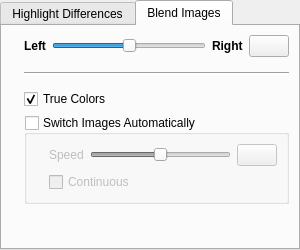
<?xml version="1.0" encoding="UTF-8"?>
<ui version="4.0">
 <class>ComparisonSettings</class>
 <widget class="QWidget" name="ComparisonSettings">
  <property name="geometry">
   <rect>
    <x>0</x>
    <y>0</y>
    <width>300</width>
    <height>250</height>
   </rect>
  </property>
  <property name="sizePolicy">
   <sizepolicy hsizetype="Preferred" vsizetype="Minimum">
    <horstretch>0</horstretch>
    <verstretch>0</verstretch>
   </sizepolicy>
  </property>
  <property name="minimumSize">
   <size>
    <width>300</width>
    <height>250</height>
   </size>
  </property>
  <property name="windowTitle">
   <string>Form</string>
  </property>
  <layout class="QHBoxLayout" name="horizontalLayout">
   <property name="leftMargin">
    <number>0</number>
   </property>
   <property name="topMargin">
    <number>0</number>
   </property>
   <property name="rightMargin">
    <number>0</number>
   </property>
   <property name="bottomMargin">
    <number>0</number>
   </property>
   <item>
    <widget class="QTabWidget" name="comparisonMode">
     <property name="currentIndex">
      <number>1</number>
     </property>
     <property name="elideMode">
      <enum>Qt::ElideRight</enum>
     </property>
     <widget class="QWidget" name="comparisonModeHighlightDifferences">
      <attribute name="icon">
       <iconset theme="comparison-mode-differences">
        <normaloff>.</normaloff>.</iconset>
      </attribute>
      <attribute name="title">
       <string>Highlight Differences</string>
      </attribute>
      <attribute name="toolTip">
       <string>Highlight Differences</string>
      </attribute>
      <layout class="QGridLayout" name="gridLayout">
       <item row="0" column="1" rowspan="2" colspan="2">
        <widget class="QGroupBox" name="differenceToleranceEnabled">
         <property name="title">
          <string>Tolerance</string>
         </property>
         <property name="checkable">
          <bool>true</bool>
         </property>
         <property name="checked">
          <bool>false</bool>
         </property>
         <layout class="QGridLayout" name="gridLayout_4">
          <item row="0" column="1">
           <widget class="QLabel" name="differenceToleranceLabel">
            <property name="minimumSize">
             <size>
              <width>35</width>
              <height>0</height>
             </size>
            </property>
            <property name="text">
             <string>0</string>
            </property>
            <property name="alignment">
             <set>Qt::AlignRight|Qt::AlignTrailing|Qt::AlignVCenter</set>
            </property>
           </widget>
          </item>
          <item row="0" column="0">
           <widget class="QSlider" name="differenceTolerance">
            <property name="maximum">
             <number>255</number>
            </property>
            <property name="value">
             <number>10</number>
            </property>
            <property name="orientation">
             <enum>Qt::Horizontal</enum>
            </property>
           </widget>
          </item>
          <item row="1" column="0" colspan="2">
           <widget class="QCheckBox" name="showMinorDifferences">
            <property name="text">
             <string>Show Minor Differences</string>
            </property>
            <property name="checked">
             <bool>true</bool>
            </property>
           </widget>
          </item>
         </layout>
        </widget>
       </item>
       <item row="0" column="0">
        <widget class="QLabel" name="label_9">
         <property name="maximumSize">
          <size>
           <width>16</width>
           <height>16</height>
          </size>
         </property>
         <property name="pixmap">
          <pixmap resource="../../external/icons.qrc">:/icons/icons/tolerance.svg</pixmap>
         </property>
         <property name="scaledContents">
          <bool>true</bool>
         </property>
        </widget>
       </item>
       <item row="4" column="0" colspan="3">
        <spacer name="verticalSpacer">
         <property name="orientation">
          <enum>Qt::Vertical</enum>
         </property>
         <property name="sizeType">
          <enum>QSizePolicy::MinimumExpanding</enum>
         </property>
         <property name="sizeHint" stdset="0">
          <size>
           <width>0</width>
           <height>0</height>
          </size>
         </property>
        </spacer>
       </item>
      </layout>
     </widget>
     <widget class="QWidget" name="comparisonModeBlendImages">
      <attribute name="icon">
       <iconset theme="comparison-mode-blend">
        <normaloff>.</normaloff>.</iconset>
      </attribute>
      <attribute name="title">
       <string>Blend Images</string>
      </attribute>
      <attribute name="toolTip">
       <string>Blend Images</string>
      </attribute>
      <layout class="QGridLayout" name="gridLayout_2">
       <item row="3" column="1" rowspan="2" colspan="4">
        <widget class="QGroupBox" name="blendSwitchAutomatically">
         <property name="title">
          <string>Switch Images Automatically</string>
         </property>
         <property name="checkable">
          <bool>true</bool>
         </property>
         <property name="checked">
          <bool>false</bool>
         </property>
         <layout class="QGridLayout" name="gridLayout_3">
          <item row="0" column="1">
           <widget class="QLabel" name="label">
            <property name="text">
             <string>Speed</string>
            </property>
           </widget>
          </item>
          <item row="0" column="3">
           <widget class="QPushButton" name="resetBlendSpeed">
            <property name="toolTip">
             <string>Reset Speed</string>
            </property>
            <property name="icon">
             <iconset theme="undo">
              <normaloff>.</normaloff>.</iconset>
            </property>
           </widget>
          </item>
          <item row="1" column="1" colspan="3">
           <widget class="QCheckBox" name="blendSwitchContinuous">
            <property name="text">
             <string>Continuous</string>
            </property>
           </widget>
          </item>
          <item row="0" column="2">
           <widget class="QSlider" name="blendSwitchSpeed">
            <property name="maximum">
             <number>100</number>
            </property>
            <property name="value">
             <number>50</number>
            </property>
            <property name="orientation">
             <enum>Qt::Horizontal</enum>
            </property>
           </widget>
          </item>
          <item row="0" column="0">
           <widget class="QLabel" name="label_5">
            <property name="maximumSize">
             <size>
              <width>16</width>
              <height>16</height>
             </size>
            </property>
            <property name="pixmap">
             <pixmap resource="../../external/icons.qrc">:/icons/icons/clock-speed.svg</pixmap>
            </property>
            <property name="scaledContents">
             <bool>true</bool>
            </property>
           </widget>
          </item>
          <item row="1" column="0">
           <widget class="QLabel" name="label_6">
            <property name="maximumSize">
             <size>
              <width>16</width>
              <height>16</height>
             </size>
            </property>
            <property name="pixmap">
             <pixmap resource="../../external/icons.qrc">:/icons/icons/triangle-wave.svg</pixmap>
            </property>
            <property name="scaledContents">
             <bool>true</bool>
            </property>
           </widget>
          </item>
         </layout>
        </widget>
       </item>
       <item row="0" column="4">
        <widget class="QPushButton" name="resetBlendPosition">
         <property name="toolTip">
          <string>Reset Blending Position</string>
         </property>
         <property name="icon">
          <iconset theme="undo">
           <normaloff>.</normaloff>.</iconset>
         </property>
        </widget>
       </item>
       <item row="0" column="0">
        <widget class="QLabel" name="label_2">
         <property name="maximumSize">
          <size>
           <width>16</width>
           <height>16</height>
          </size>
         </property>
         <property name="pixmap">
          <pixmap resource="../../external/icons.qrc">:/icons/icons/linear.svg</pixmap>
         </property>
         <property name="scaledContents">
          <bool>true</bool>
         </property>
        </widget>
       </item>
       <item row="0" column="3">
        <widget class="QLabel" name="blendRightLabel">
         <property name="font">
          <font>
           <weight>75</weight>
           <bold>true</bold>
          </font>
         </property>
         <property name="text">
          <string>Right</string>
         </property>
        </widget>
       </item>
       <item row="2" column="1" colspan="4">
        <widget class="QCheckBox" name="blendTrueColors">
         <property name="text">
          <string>True Colors</string>
         </property>
         <property name="checked">
          <bool>true</bool>
         </property>
        </widget>
       </item>
       <item row="2" column="0">
        <widget class="QLabel" name="label_4">
         <property name="maximumSize">
          <size>
           <width>16</width>
           <height>16</height>
          </size>
         </property>
         <property name="pixmap">
          <pixmap resource="../../external/icons.qrc">:/icons/icons/color.svg</pixmap>
         </property>
         <property name="scaledContents">
          <bool>true</bool>
         </property>
        </widget>
       </item>
       <item row="3" column="0">
        <widget class="QLabel" name="label_3">
         <property name="maximumSize">
          <size>
           <width>16</width>
           <height>16</height>
          </size>
         </property>
         <property name="pixmap">
          <pixmap resource="../../external/icons.qrc">:/icons/icons/timer.svg</pixmap>
         </property>
         <property name="scaledContents">
          <bool>true</bool>
         </property>
        </widget>
       </item>
       <item row="0" column="1">
        <widget class="QLabel" name="blendLeftLabel">
         <property name="font">
          <font>
           <weight>75</weight>
           <bold>true</bold>
          </font>
         </property>
         <property name="text">
          <string>Left</string>
         </property>
        </widget>
       </item>
       <item row="0" column="2">
        <widget class="QSlider" name="blendPosition">
         <property name="maximum">
          <number>1000</number>
         </property>
         <property name="singleStep">
          <number>10</number>
         </property>
         <property name="pageStep">
          <number>100</number>
         </property>
         <property name="value">
          <number>500</number>
         </property>
         <property name="orientation">
          <enum>Qt::Horizontal</enum>
         </property>
        </widget>
       </item>
       <item row="5" column="0" colspan="5">
        <spacer name="verticalSpacer_2">
         <property name="orientation">
          <enum>Qt::Vertical</enum>
         </property>
         <property name="sizeType">
          <enum>QSizePolicy::MinimumExpanding</enum>
         </property>
         <property name="sizeHint" stdset="0">
          <size>
           <width>0</width>
           <height>0</height>
          </size>
         </property>
        </spacer>
       </item>
       <item row="1" column="1" colspan="4">
        <widget class="Line" name="line">
         <property name="minimumSize">
          <size>
           <width>0</width>
           <height>20</height>
          </size>
         </property>
         <property name="orientation">
          <enum>Qt::Horizontal</enum>
         </property>
        </widget>
       </item>
      </layout>
     </widget>
    </widget>
   </item>
  </layout>
 </widget>
 <tabstops>
  <tabstop>comparisonMode</tabstop>
  <tabstop>differenceToleranceEnabled</tabstop>
  <tabstop>differenceTolerance</tabstop>
  <tabstop>showMinorDifferences</tabstop>
  <tabstop>blendPosition</tabstop>
  <tabstop>resetBlendPosition</tabstop>
  <tabstop>blendTrueColors</tabstop>
  <tabstop>blendSwitchAutomatically</tabstop>
  <tabstop>blendSwitchSpeed</tabstop>
  <tabstop>resetBlendSpeed</tabstop>
  <tabstop>blendSwitchContinuous</tabstop>
 </tabstops>
 <resources>
  <include location="../../external/icons.qrc"/>
 </resources>
 <connections/>
</ui>
